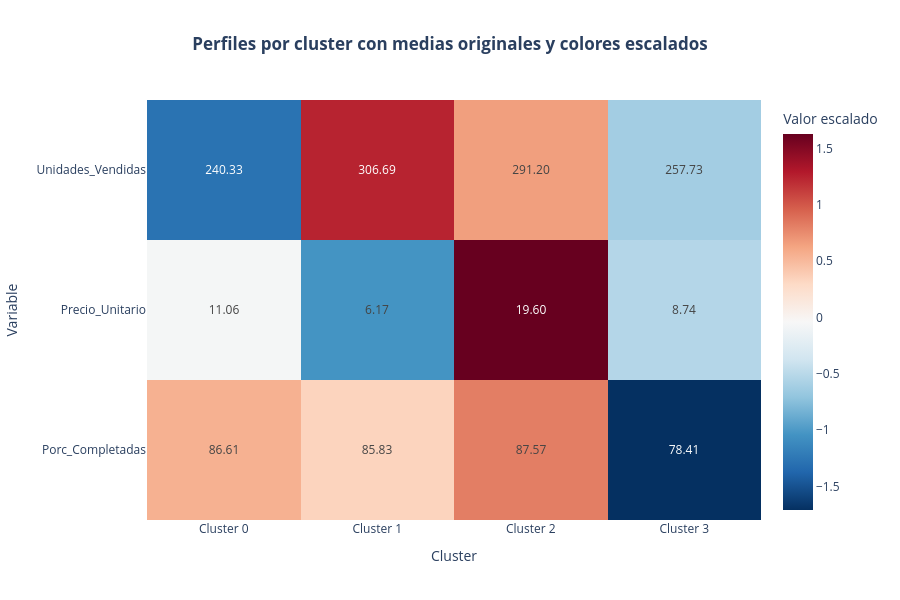

The code cell stored with this chart in its notebook:
### Code cell
# Heatmap (improved by Gemini)

scaler = StandardScaler()
scaled_means_for_color = scaler.fit_transform(cluster_means_original)

x_labels = [f'Cluster {i}' for i in cluster_means_original.index]
y_labels = cluster_means_original.columns
scaled_z_data = scaled_means_for_color.T  
original_text_data = cluster_means_original.T  

fig = go.Figure()

fig.add_trace(go.Heatmap(
    z=scaled_z_data,                   
    x=x_labels,                        
    y=y_labels,                        
    
    text=original_text_data,           
    texttemplate="%{text:.2f}",        
    
    colorscale='RdBu_r',             
    colorbar_title='Valor escalado' 
))

fig.update_layout(
    title_text='<b>Perfiles por cluster con medias originales y colores escalados</b>',
    title_x = 0.5,
    xaxis_title='Cluster',
    yaxis_title='Variable',
    # Ensure all variable names are visible
    yaxis={'tickmode': 'array', 'tickvals': y_labels, 'ticktext': y_labels},
    height=600
)

fig.show()

### Figure 1 — Plotly figure (JSON) as saved in the notebook; plotly's stock layout.template omitted (floating-point values rounded to 4 significant figures)
{"data": [{"colorbar": {"title": {"text": "Valor escalado"}}, "colorscale": [[0, "rgb(5,48,97)"], [0.1, "rgb(33,102,172)"], [0.2, "rgb(67,147,195)"], [0.3, "rgb(146,197,222)"], [0.4, "rgb(209,229,240)"], [0.5, "rgb(247,247,247)"], [0.6, "rgb(253,219,199)"], [0.7, "rgb(244,165,130)"], [0.8, "rgb(214,96,77)"], [0.9, "rgb(178,24,43)"], [1, "rgb(103,0,31)"]], "text": [[86.61, 85.83, 87.57, 78.41], [11.06, 6.167, 19.6, 8.735], [240.3, 306.7, 291.2, 257.7]], "texttemplate": "%{text:.2f}", "type": "heatmap", "x": ["Cluster 0", "Cluster 1", "Cluster 2", "Cluster 3"], "y": ["Porc_Completadas", "Precio_Unitario", "Unidades_Vendidas"], "z": [[0.5523, 0.3382, 0.8166, -1.707], [-0.0661, -1.035, 1.627, -0.5261], [-1.281, 1.244, 0.6549, -0.6187]]}], "layout": {"height": 600, "title": {"text": "<b>Perfiles por cluster con medias originales y colores escalados</b>", "x": 0.5}, "xaxis": {"title": {"text": "Cluster"}}, "yaxis": {"tickmode": "array", "ticktext": ["Porc_Completadas", "Precio_Unitario", "Unidades_Vendidas"], "tickvals": ["Porc_Completadas", "Precio_Unitario", "Unidades_Vendidas"], "title": {"text": "Variable"}}}}
